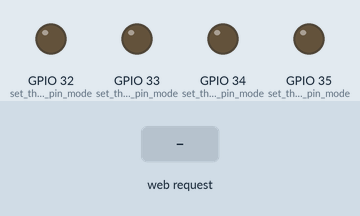
Recording of a sketch running on a simulated ESP32. Shown: output pins drawn as LEDs (lit = HIGH). Inputs (shaded band) come from the test bench. WiFi joins after 1.5 s; servers stay silent unless stated; what the sketch prints to the serial monitor is not drawn.

Above: at 2.7 s.
2.8 s: HTTP request GET /32H received
At 3.6 s:
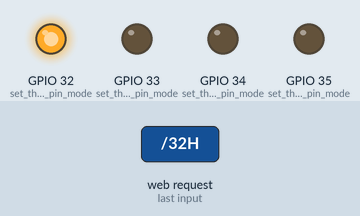
4.3 s: HTTP request GET /33H received
At 4.8 s:
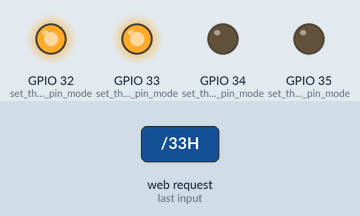
5.8 s: HTTP request GET /32L received
At 7.0 s:
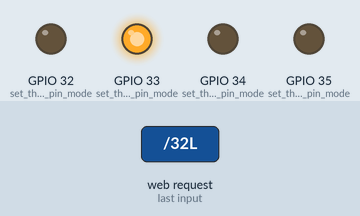
7.3 s: HTTP request GET /34H received
At 8.2 s:
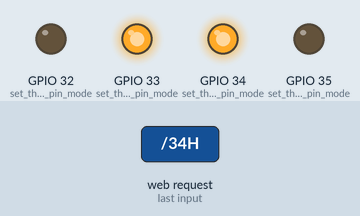
8.8 s: HTTP request GET /33L received
At 9.4 s:
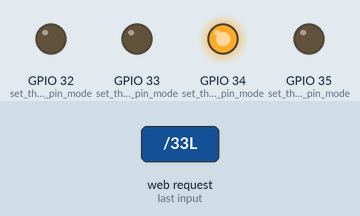
10.3 s: HTTP request GET /35H received
At 11.7 s:
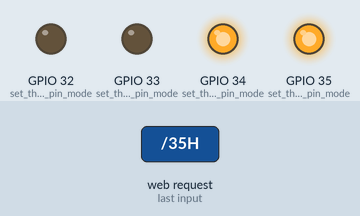
Timing chart, 0 to 12.8 s (numbered marks = the images above; inputs shaded):
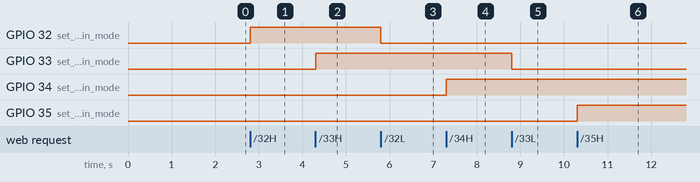

Measured:
- after the input at 2.8 s, GPIO 32 (set_the_LED_pin_mode): LOW → HIGH at once
- after the input at 4.3 s, GPIO 33 (set_the_LED_pin_mode): LOW → HIGH at once
- after the input at 5.8 s, GPIO 32 (set_the_LED_pin_mode): HIGH → LOW at once
- after the input at 7.3 s, GPIO 34 (set_the_LED_pin_mode): LOW → HIGH at once
- after the input at 8.8 s, GPIO 33 (set_the_LED_pin_mode): HIGH → LOW at once
- after the input at 10.3 s, GPIO 35 (set_the_LED_pin_mode): LOW → HIGH at once

The sketch:

sketch_jul08e.ino
```cpp
#include <WiFi.h>

const char* ssid     = "kkkkk";
const char* password = "uginokok16";

WiFiServer server(80);

void setup()
{
  Serial.begin(115200);

  pinMode(32, OUTPUT);      // set the LED pin mode
  pinMode(33, OUTPUT);      // set the LED pin mode
  pinMode(34, OUTPUT);      // set the LED pin mode
  pinMode(35, OUTPUT);      // set the LED pin mode

  delay(10);

  // We start by connecting to a WiFi network

  Serial.println();
  Serial.println();
  Serial.print("Connecting to ");
  Serial.println(ssid);

  WiFi.begin(ssid, password);

  while (WiFi.status() != WL_CONNECTED) {
    delay(500);
    Serial.print(".");
  }

  Serial.println("");
  Serial.println("WiFi connected.");
  Serial.println("IP address: ");
  Serial.println(WiFi.localIP());

  server.begin();
}

int value = 0;

void loop() {
  WiFiClient client = server.available();   // listen for incoming clients

  if (client) {                             // if you get a client,
    Serial.println("New Client.");           // print a message out the serial port
    String currentLine = "";                // make a String to hold incoming data from the client
    while (client.connected()) {            // loop while the client's connected
      if (client.available()) {             // if there's bytes to read from the client,
        char c = client.read();             // read a byte, then
        Serial.write(c);                    // print it out the serial monitor
        if (c == '\n') {                    // if the byte is a newline character
          // if the current line is blank, you got two newline characters in a row.
          // that's the end of the client HTTP request, so send a response:
          if (currentLine.length() == 0) {
            // HTTP headers always start with a response code (e.g. HTTP/1.1 200 OK)
            // and a content-type so the client knows what's coming, then a blank line:
            client.println("HTTP/1.1 200 OK");
            client.println("Content-type:text/html");
            client.println();

            // the content of the HTTP response follows the header:
            client.print("Click <a href=\"/32H\">here</a> to turn the LED on pin 32 on.<br>");
            client.print("Click <a href=\"/32L\">here</a> to turn the LED on pin 32 off.<br>");
            client.print("<br>");

            client.print("Click <a href=\"/33H\">here</a> to turn the LED on pin 33 on.<br>");
            client.print("Click <a href=\"/33L\">here</a> to turn the LED on pin 33 off.<br>");
            client.print("<br>");

            client.print("Click <a href=\"/34H\">here</a> to turn the LED on pin 34 on.<br>");
            client.print("Click <a href=\"/34L\">here</a> to turn the LED on pin 34 off.<br>");
            client.print("<br>");

            client.print("Click <a href=\"/35H\">here</a> to turn the LED on pin 35 on.<br>");
            client.print("Click <a href=\"/35L\">here</a> to turn the LED on pin 35 off.<br>");
            client.print("<br>");

            // The HTTP response ends with another blank line:
            client.println();
            // break out of the while loop:
            break;
          } else {    // if you got a newline, then clear currentLine:
            currentLine = "";
          }
        } else if (c != '\r') {  // if you got anything else but a carriage return character,
          currentLine += c;      // add it to the end of the currentLine
        }

        // Check to see if the client request was "GET /xH" or "GET /xL":
        if (currentLine.endsWith("GET /32H")) {
          digitalWrite(32, HIGH);               // GET /H turns the LED on
        }
        if (currentLine.endsWith("GET /32L")) {
          digitalWrite(32, LOW);                // GET /L turns the LED off
        }

        if (currentLine.endsWith("GET /33H")) {
          digitalWrite(33, HIGH);               // GET /H turns the LED on
        }

        if (currentLine.endsWith("GET /33L")) {
          digitalWrite(33, LOW);                // GET /L turns the LED off
        }

        if (currentLine.endsWith("GET /34H")) {
          digitalWrite(34, HIGH);               // GET /H turns the LED on
        }
        if (currentLine.endsWith("GET /34L")) {
          digitalWrite(34, LOW);                // GET /L turns the LED off
        }

        if (currentLine.endsWith("GET /35H")) {
          digitalWrite(35, HIGH);               // GET /H turns the LED on
        }
        if (currentLine.endsWith("GET /35L")) {
          digitalWrite(35, LOW);                // GET /L turns the LED off
        }
      }
    }
    // close the connection:
    client.stop();
    Serial.println("Client Disconnected.");
  }
}
```
